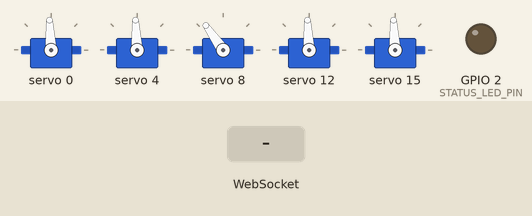
Recording of a sketch running on a simulated ESP32. On the bench: 5 × servo, output pins drawn as LEDs (lit = HIGH). Inputs (shaded band) come from the test bench. WiFi joins after 1.5 s; servers stay silent unless stated; what the sketch prints to the serial monitor is not drawn.

Above: at 2.1 s.
At 3.7 s:
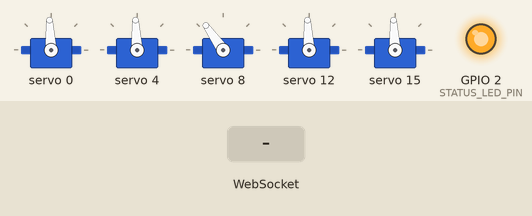
3.8 s: WebSocket text "publish" received
At 4.4 s:
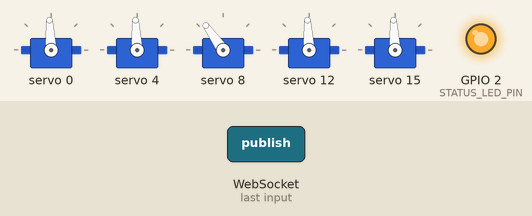
Timing chart, 0 to 6.8 s (numbered marks = the images above; inputs shaded):
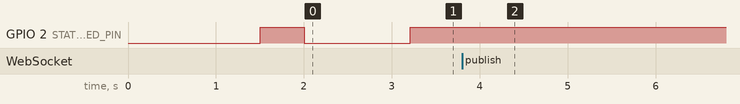

Measured:
- after the input at 3.8 s, GPIO 2 (STATUS_LED_PIN): stops changing and stays HIGH

The sketch:

esp32_rosbridge_pca9685_servo.ino
```cpp
#include <WiFi.h>
#include <WebSocketsClient.h>
#include <ArduinoJson.h>
#include <Wire.h>
#include <Adafruit_PWMServoDriver.h>

// Change these for your network and PC running rosbridge_websocket.
const char * WIFI_SSID = "hansu";
const char * WIFI_PASSWORD = "06040604";
const char * ROSBRIDGE_HOST = "172.20.10.12";
const uint16_t ROSBRIDGE_PORT = 9090;

const char * SERVO_TOPIC = "/arm_servo_angles";
const char * STATUS_TOPIC = "/esp32_servo_status";
const char * FEEDBACK_TOPIC = "/esp32_servo_feedback";

Adafruit_PWMServoDriver pca9685 = Adafruit_PWMServoDriver(0x40);
WebSocketsClient webSocket;

#define SDA_PIN 21
#define SCL_PIN 22

#define SERVO_FREQ 50
#define SERVOMIN_DEFAULT 102
#define SERVOMAX_DEFAULT 512
#define SERVOMIN_CH8 150
#define SERVOMAX_CH8 600

#define SERVO_COUNT 5
#define STEP_DELAY 30
#define STATUS_LED_PIN 2

int servoChannels[SERVO_COUNT] = {0, 4, 8, 12, 15};
int angles[SERVO_COUNT] = {90, 90, 90, 90, 90};
bool rosbridgeConnected = false;
bool statusLedState = false;
unsigned long lastStatusLedToggleMs = 0;

void setStatusLed(bool enabled) {
  statusLedState = enabled;
  digitalWrite(STATUS_LED_PIN, enabled ? HIGH : LOW);
}

void updateStatusLed() {
  if (rosbridgeConnected) {
    setStatusLed(true);
    return;
  }

  unsigned long now = millis();
  unsigned long intervalMs = WiFi.status() == WL_CONNECTED ? 700 : 150;

  if (now - lastStatusLedToggleMs >= intervalMs) {
    lastStatusLedToggleMs = now;
    setStatusLed(!statusLedState);
  }
}

uint16_t angleToPulse(int channel, int angle) {
  angle = constrain(angle, 0, 180);

  if (channel == 8) {
    return map(angle, 0, 180, SERVOMIN_CH8, SERVOMAX_CH8);
  }

  return map(angle, 0, 180, SERVOMIN_DEFAULT, SERVOMAX_DEFAULT);
}

void setServoAngle(int channel, int angle) {
  angle = constrain(angle, 0, 180);
  pca9685.setPWM(channel, 0, angleToPulse(channel, angle));
}

void moveAllServos(int targetAngles[]) {
  int maxDelta = 0;

  for (int i = 0; i < SERVO_COUNT; i++) {
    targetAngles[i] = constrain(targetAngles[i], 0, 180);
    int delta = abs(targetAngles[i] - angles[i]);
    if (delta > maxDelta) {
      maxDelta = delta;
    }
  }

  for (int step = 1; step <= maxDelta; step++) {
    for (int i = 0; i < SERVO_COUNT; i++) {
      int currentAngle = angles[i];
      int targetAngle = targetAngles[i];

      if (currentAngle < targetAngle) {
        currentAngle++;
      } else if (currentAngle > targetAngle) {
        currentAngle--;
      }

      angles[i] = currentAngle;
      setServoAngle(servoChannels[i], currentAngle);
    }

    delay(STEP_DELAY);
  }
}

void printCurrentAngles() {
  Serial.print("OK ");

  for (int i = 0; i < SERVO_COUNT; i++) {
    Serial.print("CH");
    Serial.print(servoChannels[i]);
    Serial.print("=");
    Serial.print(angles[i]);

    if (i < SERVO_COUNT - 1) {
      Serial.print(",");
    }
  }

  Serial.println();
}

void sendJson(JsonDocument &doc) {
  String payload;
  serializeJson(doc, payload);
  webSocket.sendTXT(payload);
}

void advertiseTopic(const char * topic, const char * type) {
  StaticJsonDocument<256> doc;
  doc["op"] = "advertise";
  doc["topic"] = topic;
  doc["type"] = type;
  sendJson(doc);
}

void publishStatus(const String &status) {
  StaticJsonDocument<384> doc;
  doc["op"] = "publish";
  doc["topic"] = STATUS_TOPIC;
  doc["msg"]["data"] = status;
  sendJson(doc);
}

void publishFeedback() {
  StaticJsonDocument<512> doc;
  doc["op"] = "publish";
  doc["topic"] = FEEDBACK_TOPIC;

  JsonArray data = doc["msg"]["data"].to<JsonArray>();
  for (int i = 0; i < SERVO_COUNT; i++) {
    data.add(angles[i]);
  }

  sendJson(doc);
}

void advertiseDebugTopics() {
  advertiseTopic(STATUS_TOPIC, "std_msgs/String");
  advertiseTopic(FEEDBACK_TOPIC, "std_msgs/Int32MultiArray");
}

void subscribeServoTopic() {
  StaticJsonDocument<256> doc;
  doc["op"] = "subscribe";
  doc["topic"] = SERVO_TOPIC;
  doc["type"] = "std_msgs/Int32MultiArray";
  doc["throttle_rate"] = 0;
  doc["queue_length"] = 1;

  sendJson(doc);

  Serial.print("Subscribed: ");
  Serial.println(SERVO_TOPIC);
  publishStatus(String("subscribed ") + SERVO_TOPIC);
}

bool parseServoAngles(JsonVariant data, int targetAngles[]) {
  if (!data.is<JsonArray>()) {
    return false;
  }

  JsonArray array = data.as<JsonArray>();
  if (array.size() != SERVO_COUNT) {
    return false;
  }

  for (int i = 0; i < SERVO_COUNT; i++) {
    int angle = array[i].as<int>();
    if (angle < 0 || angle > 180) {
      return false;
    }
    targetAngles[i] = angle;
  }

  return true;
}

void handleRosbridgeMessage(uint8_t * payload, size_t length) {
  DynamicJsonDocument doc(2048);
  DeserializationError error = deserializeJson(doc, payload, length);
  if (error) {
    Serial.print("ERR JSON: ");
    Serial.println(error.c_str());
    publishStatus(String("json error: ") + error.c_str());
    return;
  }

  const char * op = doc["op"] | "";
  const char * topic = doc["topic"] | "";

  if (strcmp(op, "publish") != 0 || strcmp(topic, SERVO_TOPIC) != 0) {
    return;
  }

  int targetAngles[SERVO_COUNT];
  if (!parseServoAngles(doc["msg"]["data"], targetAngles)) {
    Serial.println("ERR Invalid /arm_servo_angles message");
    publishStatus("invalid /arm_servo_angles message");
    return;
  }

  Serial.print("RX ");
  for (int i = 0; i < SERVO_COUNT; i++) {
    Serial.print(targetAngles[i]);
    if (i < SERVO_COUNT - 1) {
      Serial.print(",");
    }
  }
  Serial.println();

  moveAllServos(targetAngles);
  printCurrentAngles();
  publishStatus("received /arm_servo_angles");
  publishFeedback();
}

void webSocketEvent(WStype_t type, uint8_t * payload, size_t length) {
  switch (type) {
    case WStype_DISCONNECTED:
      rosbridgeConnected = false;
      Serial.println("rosbridge disconnected");
      break;

    case WStype_CONNECTED:
      rosbridgeConnected = true;
      Serial.print("rosbridge connected: ws://");
      Serial.print(ROSBRIDGE_HOST);
      Serial.print(":");
      Serial.println(ROSBRIDGE_PORT);
      advertiseDebugTopics();
      publishStatus(
        String("rosbridge connected, esp32 ip=") + WiFi.localIP().toString()
      );
      publishFeedback();
      subscribeServoTopic();
      break;

    case WStype_TEXT:
      handleRosbridgeMessage(payload, length);
      break;

    default:
      break;
  }
}

void connectWiFi() {
  WiFi.mode(WIFI_STA);
  WiFi.begin(WIFI_SSID, WIFI_PASSWORD);

  Serial.print("WiFi connecting");
  while (WiFi.status() != WL_CONNECTED) {
    delay(500);
    setStatusLed(!statusLedState);
    Serial.print(".");
  }
  Serial.println();

  Serial.print("WiFi connected, IP=");
  Serial.println(WiFi.localIP());
}

void setup() {
  Serial.begin(115200);
  pinMode(STATUS_LED_PIN, OUTPUT);
  setStatusLed(false);

  Wire.begin(SDA_PIN, SCL_PIN);
  pca9685.begin();
  pca9685.setPWMFreq(SERVO_FREQ);

  delay(500);

  for (int i = 0; i < SERVO_COUNT; i++) {
    setServoAngle(servoChannels[i], angles[i]);
    delay(100);
  }
  printCurrentAngles();

  connectWiFi();

  webSocket.begin(ROSBRIDGE_HOST, ROSBRIDGE_PORT, "/");
  webSocket.onEvent(webSocketEvent);
  webSocket.setReconnectInterval(2000);
}

void loop() {
  webSocket.loop();
  updateStatusLed();
}
```
